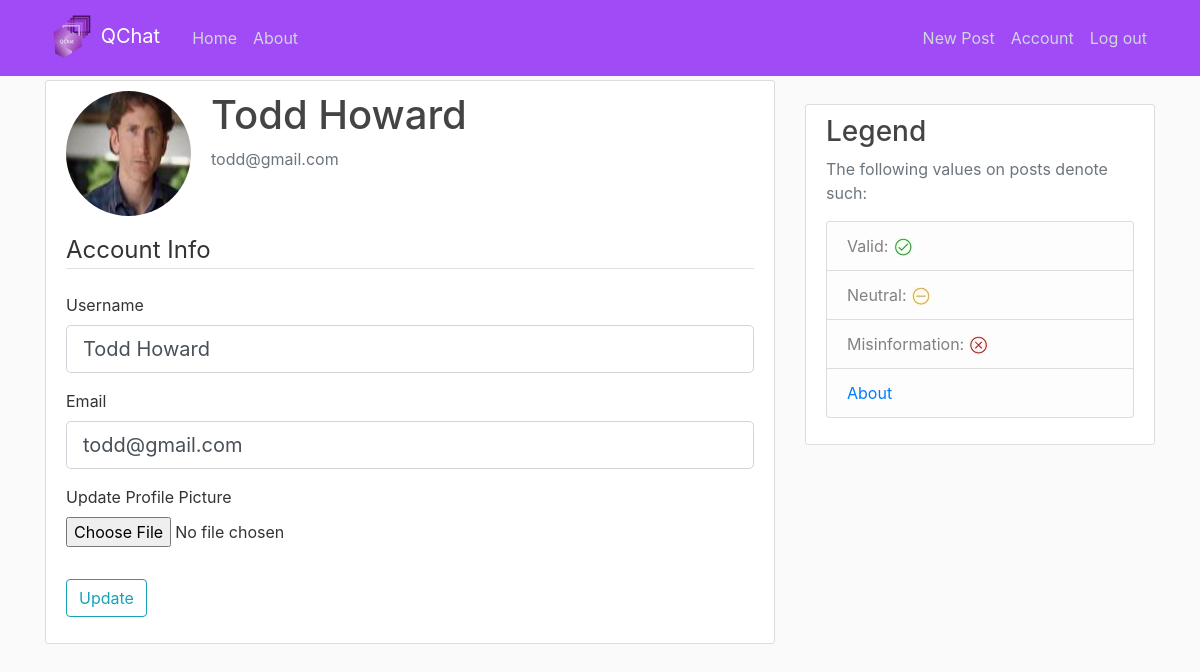
Page /account (signed in) on the earlier database version.
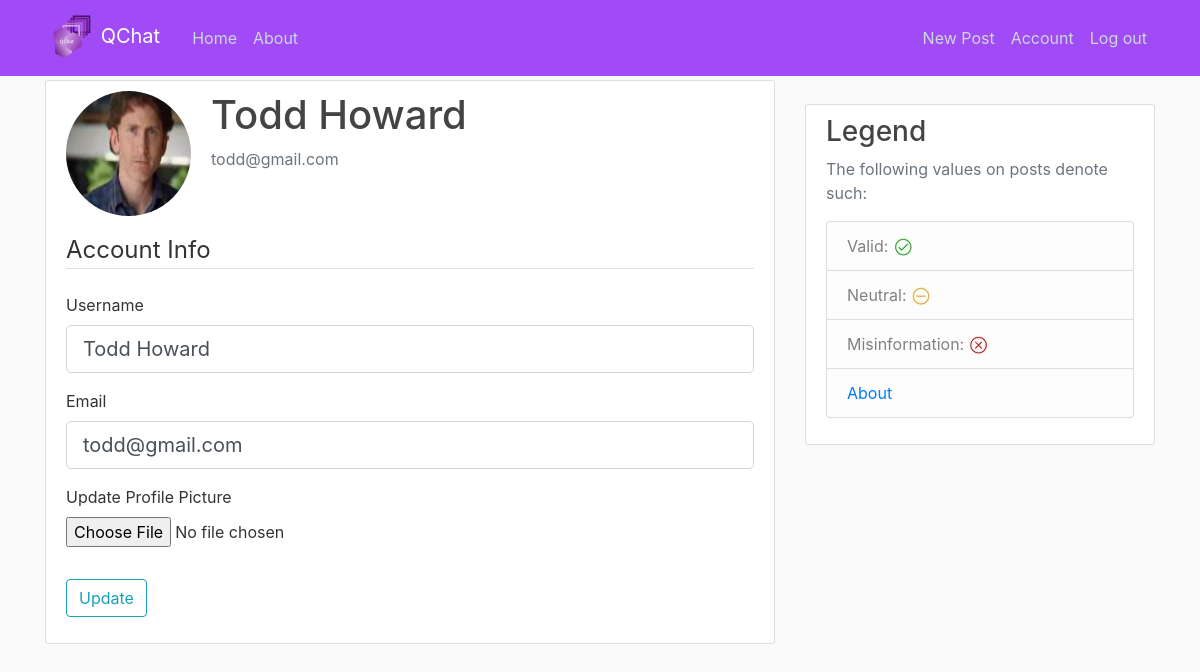
Same page on the later database version.
### app/models.py (models this page shows, shortened)
class User(db.Model, UserMixin):
    id = db.Column(db.Integer, primary_key=True)                                    # Primary Key
    username = db.Column(db.String(20), unique=True, nullable=False)                # Each User will have a username, with a max(20) characters, it must be unique, and Null is not allowed!
    email = db.Column(db.String(120), unique=True, nullable=False)                  # Each User will have an email, with a max(120) characters, it must be unique, and Null is not allowed!
    image_file = db.Column(db.String(2083), nullable=False, default='default.jpg')    # Each User will have a defualt profile Image, so uniqueness does not apply, since Null is not allowed!
    password = db.Column(db.String(60), nullable=False)                             # Each User will have passwords, with a max(60) characters, uniqueness does not apply, and Null is not allowed!
    posts = db.relationship('Post', backref='author', lazy=True)                    # This is linked to Posts, Lazy Evaluation is set to: True

### app/users/routes.py (the view)
@users.route('/account', methods=['GET', 'POST'])
@login_required                                                                             # login_required is part of flask-login, and like UserMixin it's really useful, this can essentially prevent IDOR! Insecure Direct Object References
def account():
    form = UpdateAccountForm()
    if form.validate_on_submit():
        if form.picture.data:
            picture_file = save_picture(form.picture.data)
            current_user.image_file = picture_file
        current_user.username = form.username.data                                          # This is a SQLAlchemy perk it allows us to take the current_user data which we get thanks to flask_login, and then overwrites it with the form data the user submits!
        current_user.email = form.email.data                                                # So over here we're overwriting the current_user email with the email the user submits in the form!
        db.session.commit()                                                                 # Commit changes in database.db
        flash('Your account has been updated!', 'success')                                  # Display success message! For anyone wondering 'success' is just a bootstrap class, it gives a green-ish hue.
        return redirect(url_for('users.account'))                                           # Redirect to account, without this line of code, the broswer on the redirect below would send multiple post requests causing some problems
    elif request.method == 'GET':
        form.username.data = current_user.username                                          # This populates the username field upon a 'GET' request
        form.email.data = current_user.email                                                # This populates the email field upon a 'GET' request
    image_file = current_user.image_file
    return render_template('account.html', title='Account', image_file=image_file, form=form)

### app/users/forms.py (shortened to what this page needs)
class UpdateAccountForm(FlaskForm):
    username = StringField('Username', validators=[DataRequired(), Length(min=3, max=20) ])
    email = StringField('Email', validators=[DataRequired(), Email() ])
    picture = FileField('Update Profile Picture', validators=[ FileAllowed(['jpg', 'png']) ])
    submit = SubmitField('Update')

### app/models.py (called while the page is built)
@login_manager.user_loader
def laod_user(user_id):
    return User.query.get(int(user_id))                                             # getter function that helps get the user_id

### app/templates/account.html (shortened to what this page needs)
{% extends "template.html" %}
{% block content %}
    <div class="content-section">
        <div class="media">
            <img class="rounded-circle account-img" src="{{ image_file }}">
            <div class="media-body">
                <h2 class="account-heading">{{ current_user.username }}</h2>
                <p class="text-secondary">{{ current_user.email }}</p>
            </div>
        </div>
        <form method="POST" action="" enctype="multipart/form-data">
            <fieldset class="form-group">
                <legend class="border-bottom mb-4">Account Info</legend>
                <div class="form-group">
                    {{ form.username.label(class="form-control-label") }}
                    {% if form.username.errors %}
                        {{ form.username(class="form-control form-control-lg is-invalid") }}
                        <div class="invalid-feedback">
                            {% for error in form.username.errors %}
                                <span> {{ error }} </span>
                            {% endfor %}
                        </div>
                    {% else %}
                        {{ form.username(class="form-control form-control-lg") }}
                    {% endif %}
                </div>
                <div class="form-group">
                    {{ form.email.label(class="form-control-label") }}
                    {% if form.email.errors %}
                        {{ form.email(class="form-control form-control-lg is-invalid") }}
                        <div class="invalid-feedback">
                            {% for error in form.email.errors %}
                                <span> {{ error }} </span>
                            {% endfor %}
                        </div>
                    {% else %}
                        {{ form.email(class="form-control form-control-lg") }}
                    {% endif %}
                </div>
                <div class="form-group">
                    {{ form.picture.label() }}
                    {{ form.picture(class="form-control-file") }}
                </div>
            </fieldset>
            <div class="form-group">
                {{ form.submit(class="btn btn-outline-info") }}
            </div>
        </form>
    </div>
{% endblock content %}

Differences in the rows shown:
changed User "Todd Howard": image_file: a different picture
